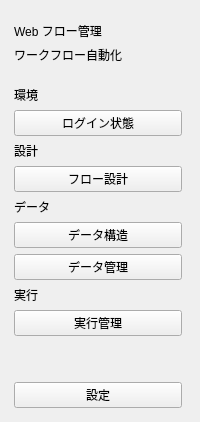
<?xml version="1.0" encoding="UTF-8"?>
<ui version="4.0"><class>MainWindowForm</class><widget class="QWidget" name="MainWindowForm"><layout class="QHBoxLayout" name="rootLayout"><property name="spacing"><number>0</number></property><property name="leftMargin"><number>0</number></property><property name="topMargin"><number>0</number></property><property name="rightMargin"><number>0</number></property><property name="bottomMargin"><number>0</number></property><item><widget class="QFrame" name="sidebar"><property name="minimumSize"><size><width>196</width><height>0</height></size></property><property name="maximumSize"><size><width>196</width><height>16777215</height></size></property><layout class="QVBoxLayout" name="sidebarLayout"><property name="leftMargin"><number>14</number></property><property name="topMargin"><number>22</number></property><property name="rightMargin"><number>14</number></property><property name="bottomMargin"><number>14</number></property><item><widget class="QLabel" name="brandLabel"><property name="text"><string>Web フロー管理</string></property></widget></item><item><widget class="QLabel" name="brandSubtitle"><property name="text"><string>ワークフロー自動化</string></property></widget></item><item><spacer name="brandSpace"><property name="orientation"><enum>Qt::Vertical</enum></property><property name="sizeType"><enum>QSizePolicy::Fixed</enum></property><property name="sizeHint"><size><width>20</width><height>16</height></size></property></spacer></item><item><widget class="QLabel" name="environmentSection"><property name="text"><string>環境</string></property></widget></item><item><widget class="QPushButton" name="authNav"><property name="text"><string>ログイン状態</string></property></widget></item><item><widget class="QLabel" name="designSection"><property name="text"><string>設計</string></property></widget></item><item><widget class="QPushButton" name="designNav"><property name="text"><string>フロー設計</string></property></widget></item><item><widget class="QLabel" name="dataSection"><property name="text"><string>データ</string></property></widget></item><item><widget class="QPushButton" name="schemaNav"><property name="text"><string>データ構造</string></property></widget></item><item><widget class="QPushButton" name="dataNav"><property name="text"><string>データ管理</string></property></widget></item><item><widget class="QLabel" name="executionSection"><property name="text"><string>実行</string></property></widget></item><item><widget class="QPushButton" name="executionNav"><property name="text"><string>実行管理</string></property></widget></item><item><spacer name="navStretch"><property name="orientation"><enum>Qt::Vertical</enum></property><property name="sizeHint"><size><width>20</width><height>40</height></size></property></spacer></item><item><widget class="QPushButton" name="settingsNav"><property name="text"><string>設定</string></property></widget></item></layout></widget></item><item><widget class="QStackedWidget" name="contentStack"/></item></layout></widget><resources/><connections/></ui>
